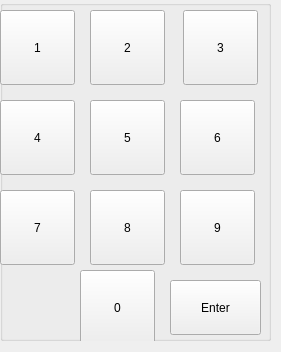
<?xml version="1.0" encoding="UTF-8"?>
<ui version="4.0">
 <class>Form</class>
 <widget class="QWidget" name="Form">
  <property name="geometry">
   <rect>
    <x>0</x>
    <y>0</y>
    <width>281</width>
    <height>352</height>
   </rect>
  </property>
  <property name="windowTitle">
   <string>Form</string>
  </property>
  <widget class="QGroupBox" name="groupBox_2">
   <property name="enabled">
    <bool>true</bool>
   </property>
   <property name="geometry">
    <rect>
     <x>0</x>
     <y>0</y>
     <width>271</width>
     <height>341</height>
    </rect>
   </property>
   <property name="title">
    <string/>
   </property>
   <widget class="QPushButton" name="btn_0">
    <property name="geometry">
     <rect>
      <x>80</x>
      <y>270</y>
      <width>75</width>
      <height>75</height>
     </rect>
    </property>
    <property name="text">
     <string>0</string>
    </property>
   </widget>
   <widget class="QPushButton" name="btn_7">
    <property name="geometry">
     <rect>
      <x>0</x>
      <y>190</y>
      <width>75</width>
      <height>75</height>
     </rect>
    </property>
    <property name="text">
     <string>7</string>
    </property>
   </widget>
   <widget class="QPushButton" name="btn_9">
    <property name="geometry">
     <rect>
      <x>180</x>
      <y>190</y>
      <width>75</width>
      <height>75</height>
     </rect>
    </property>
    <property name="text">
     <string>9</string>
    </property>
   </widget>
   <widget class="QPushButton" name="btn_5">
    <property name="geometry">
     <rect>
      <x>90</x>
      <y>100</y>
      <width>75</width>
      <height>75</height>
     </rect>
    </property>
    <property name="text">
     <string>5</string>
    </property>
   </widget>
   <widget class="QPushButton" name="btn_1">
    <property name="geometry">
     <rect>
      <x>0</x>
      <y>10</y>
      <width>75</width>
      <height>75</height>
     </rect>
    </property>
    <property name="text">
     <string>1</string>
    </property>
   </widget>
   <widget class="QPushButton" name="btn_3">
    <property name="geometry">
     <rect>
      <x>183</x>
      <y>10</y>
      <width>75</width>
      <height>75</height>
     </rect>
    </property>
    <property name="text">
     <string>3</string>
    </property>
   </widget>
   <widget class="QPushButton" name="btn_6">
    <property name="geometry">
     <rect>
      <x>180</x>
      <y>100</y>
      <width>75</width>
      <height>75</height>
     </rect>
    </property>
    <property name="text">
     <string>6</string>
    </property>
   </widget>
   <widget class="QPushButton" name="btn_Return">
    <property name="geometry">
     <rect>
      <x>170</x>
      <y>280</y>
      <width>91</width>
      <height>55</height>
     </rect>
    </property>
    <property name="text">
     <string>Enter</string>
    </property>
   </widget>
   <widget class="QPushButton" name="btn_8">
    <property name="geometry">
     <rect>
      <x>90</x>
      <y>190</y>
      <width>75</width>
      <height>75</height>
     </rect>
    </property>
    <property name="text">
     <string>8</string>
    </property>
   </widget>
   <widget class="QPushButton" name="btn_2">
    <property name="geometry">
     <rect>
      <x>90</x>
      <y>10</y>
      <width>75</width>
      <height>75</height>
     </rect>
    </property>
    <property name="text">
     <string>2</string>
    </property>
   </widget>
   <widget class="QPushButton" name="btn_4">
    <property name="geometry">
     <rect>
      <x>0</x>
      <y>100</y>
      <width>75</width>
      <height>75</height>
     </rect>
    </property>
    <property name="text">
     <string>4</string>
    </property>
   </widget>
  </widget>
 </widget>
 <resources/>
 <connections/>
</ui>
